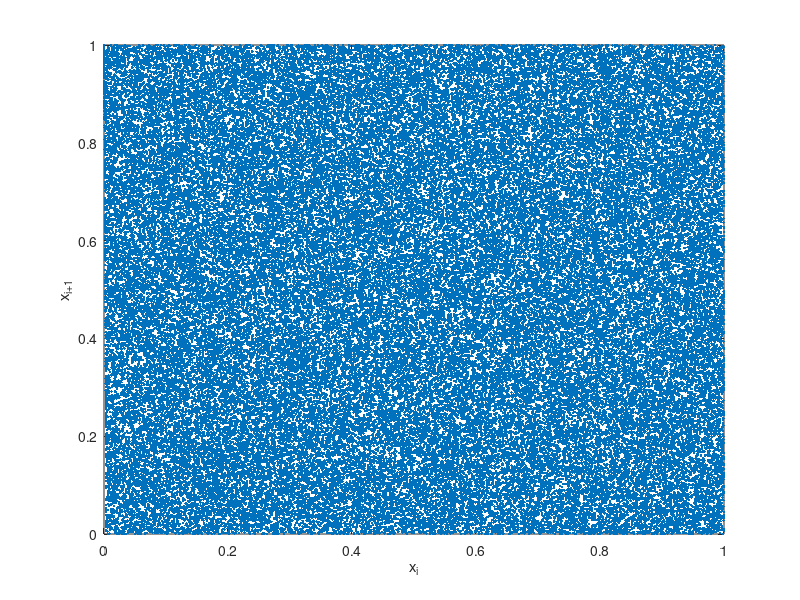

Write the MATLAB code that produced this figure.
% Define parameters
v = -75;             % Parameter v
a = 0.34;            % Parameter a
b = 0.397;           % Parameter b
k = -9.901;          % Fixed value of k for phase space diagram
N = 100000;            % Total number of iterations
transient = 200;     % Number of transient iterations to discard
x0 = 0.000000000001;          % Initial condition

% Initialize arrays
x = zeros(1, N);
x(1) = x0;

% Iterate to compute the states
for i = 1:N-1
    x(i+1) = mod(v * x(i) + k * (v * x(i) - a * x(i)^2 + b * x(i))^2, 1);
end

% Discard transient values and plot phase space diagram
figure;
plot(x(1:end-1), x(2:end), '.');
xlabel('x_i');
ylabel('x_{i+1}');


% Optionally save the plot as an image
% saveas(gcf, 'phase_space_diagram.png'); i need this plot from -10 to 10 at x label kindly help me to update this code